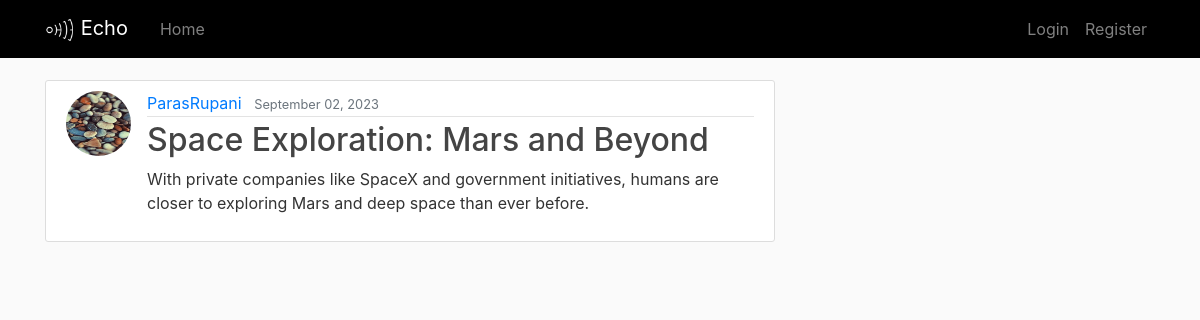
The app's page /post/2/ with its own data.
### blogapp/models.py (models this page shows, shortened)
class Post(models.Model):
    title=models.CharField(max_length=100)
    content=models.TextField()
    date_posted=models.DateTimeField(default=timezone.now)
    author=models.ForeignKey(User, on_delete=models.CASCADE)

### users/models.py (models this page shows, shortened)
class Profile(models.Model):
    user=models.OneToOneField(User, on_delete=models.CASCADE)
    image=models.ImageField(default="default.jpg", upload_to='profile_pics')

### blogapp/views.py (the view)
# urls.py: path('post/<int:pk>/', PostDetailView.as_view(), name='post-detail'),
class PostDetailView(DetailView):
    model = Post

### blogapp/templates/blogapp/post_detail.html (shortened to what this page needs)
{% extends "blogapp/base.html" %}
{% block content %}
  <article class="media content-section">
    <img class="rounded-circle article-img" src="{{ object.author.profile.image.url }}">
    <div class="media-body">
      <div class="article-metadata">
        <a class="mr-2" href="{% url 'user-posts' object.author.username %}">{{ object.author }}</a>
        <small class="text-muted">{{ object.date_posted|date:"F d, Y" }}</small>
      </div>
      <h2 class="article-title">{{ object.title }}</h2>
      <p class="article-content">{{ object.content }}</p>
    </div>
  </article>
{% endblock content %}

### blogapp/static/main.css (style rules this page uses)
body { background: #fafafa; color: #333333; margin-top: 5rem; }
h1, h2, h3, h4, h5, h6 { color: #444444; }
.content-section { background: #ffffff; padding: 10px 20px; border: 1px solid #dddddd; border-radius: 3px; margin-bottom: 20px; }
.article-title { color: #444444; }
.article-content { white-space: pre-line; }
.article-img { height: 65px; width: 65px; margin-right: 16px; }
.article-metadata { padding-bottom: 1px; margin-bottom: 4px; border-bottom: 1px solid #e3e3e3 }

### records on screen
Post: author.profile.image (placeholder picture), author "ParasRupani", date_posted "September 02, 2023", title "Space Exploration: Mars and Beyond", content "With private companies like SpaceX and government initiatives, humans are closer to exploring Mars and deep space than ever before."
